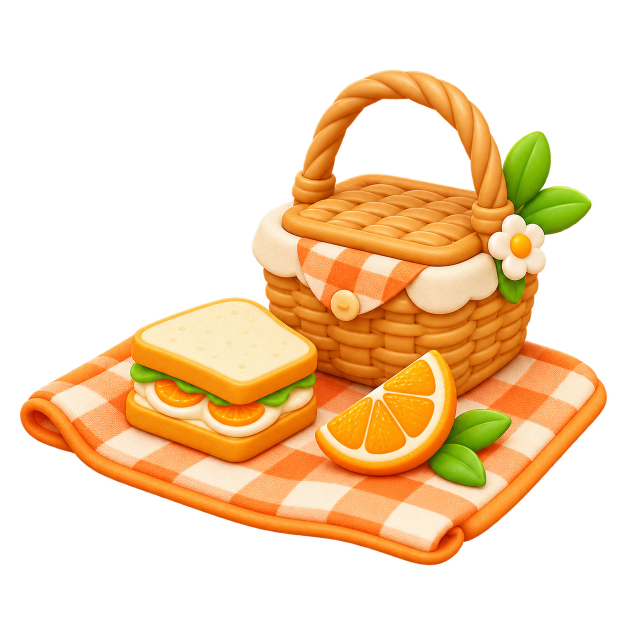
#> input picture assets/props/inventory/picnic-set.png, 1254 x 1254 px (shown at 1/2 size)
$ python -i prepare_v1_2_3_outfit_assets.py   (imports and definitions only)
#> lines starting #> are read from the running program, lines starting #| are printed output that depends on the picture
"""Normalize approved generated outfit cutouts into 512px RGBA runtime assets."""

from __future__ import annotations

import argparse
from pathlib import Path

from PIL import Image


CANVAS = 512
MARGIN = 26
ALPHA_CUTOFF = 24
OUTFIT_IDS = (
    "leaf-clip", "bow", "glasses", "top-hat",
    "headphones", "scarf", "crown", "halo",
)


def normalize(source_path: Path, output_path: Path) -> None:
#> called with source_path = '../assets/props/inventory/picnic-set.png', output_path = 'out.png'
    source = Image.open(source_path).convert("RGBA")
#> source is the input picture: PIL image 1254x1254 RGBA; mean R, G, B, A 91.4, 63.1, 29.6, 98
    alpha = source.getchannel("A")
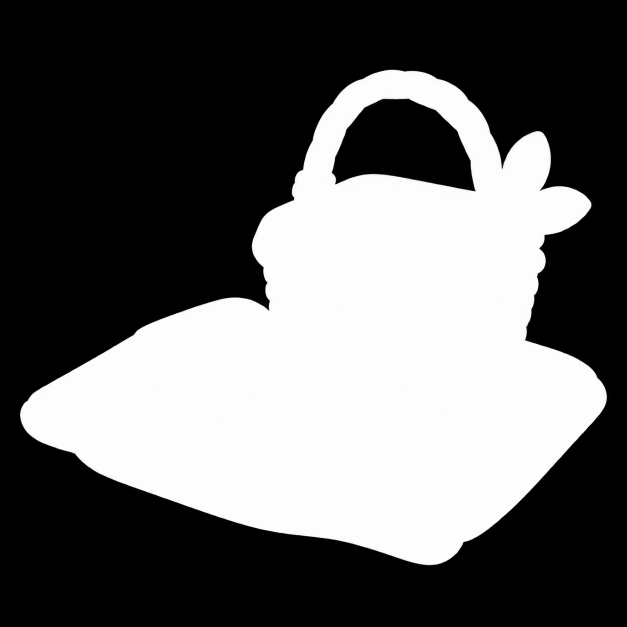
#> alpha: PIL image 1254x1254 L (shown at 1/2 size); min 0, max 255, mean 98
    alpha = alpha.point(lambda value: 0 if value < ALPHA_CUTOFF else value)
    source.putalpha(alpha)
    bounds = alpha.getbbox()
#> bounds = (40, 139, 1214, 1131)
    if bounds is None:
        raise ValueError(f"source has no visible pixels: {source_path}")
    subject = source.crop(bounds)
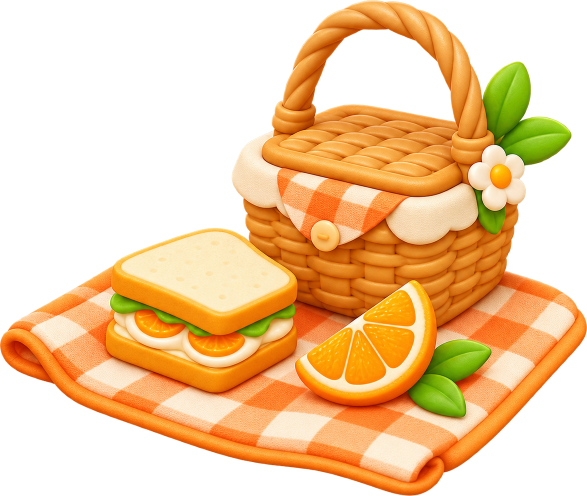
#> subject: PIL image 1174x992 RGBA (shown at 1/2 size); mean R, G, B, A 123.3, 85.1, 39.9, 132.2; transparent parts drawn white
    subject.thumbnail((CANVAS - MARGIN * 2, CANVAS - MARGIN * 2), Image.Resampling.LANCZOS)
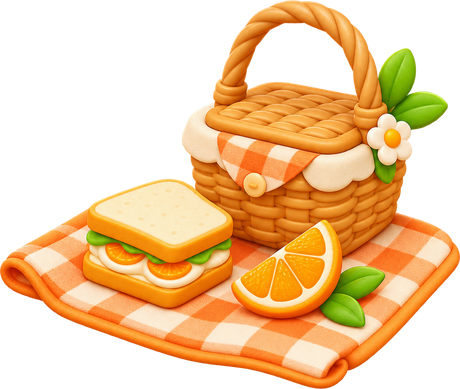
#> subject: PIL image 460x389 RGBA; mean R, G, B, A 123.1, 85.1, 40.1, 132.3; transparent parts drawn white
    canvas = Image.new("RGBA", (CANVAS, CANVAS), (0, 0, 0, 0))
#> canvas: PIL image 512x512 RGBA; every value is 0
    canvas.alpha_composite(subject, ((CANVAS - subject.width) // 2, (CANVAS - subject.height) // 2))
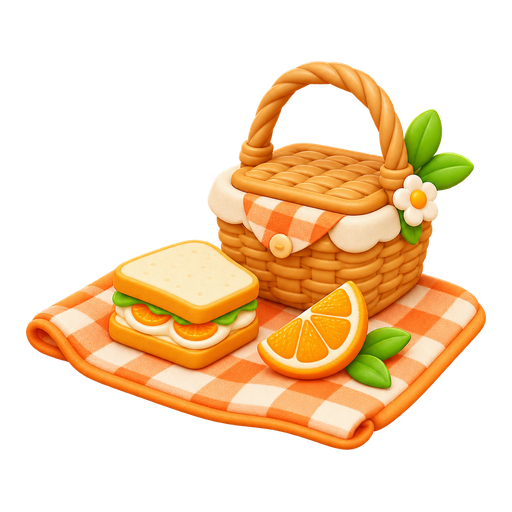
#> canvas: PIL image 512x512 RGBA; mean R, G, B, A 84, 58.1, 27.4, 90.3; transparent parts drawn white
#> (the run stopped early here; a loop or call above may not have finished)

$ run again, on assets/props/inventory/citrus-cookie.png
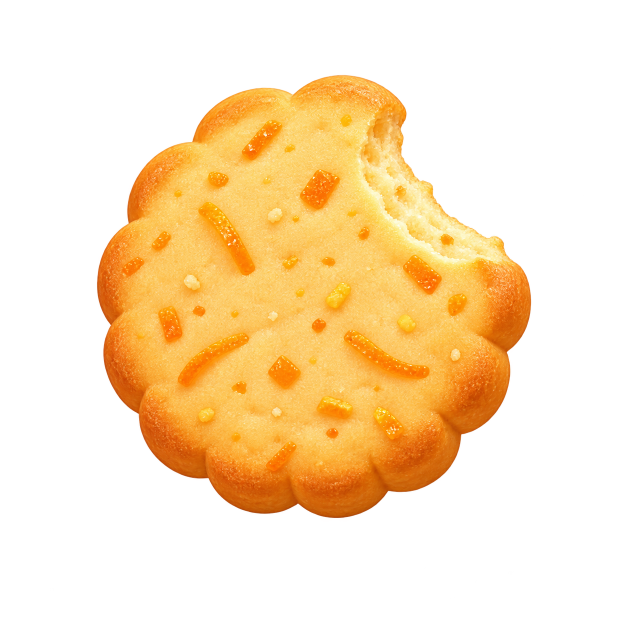
#> input picture assets/props/inventory/citrus-cookie.png, 1254 x 1254 px (shown at 1/2 size)
#> in normalize, source is the input picture: PIL image 1254x1254 RGBA; mean R, G, B, A 87, 61.6, 24.5, 88.3
#> in normalize, `alpha = source.getchannel("A")`:
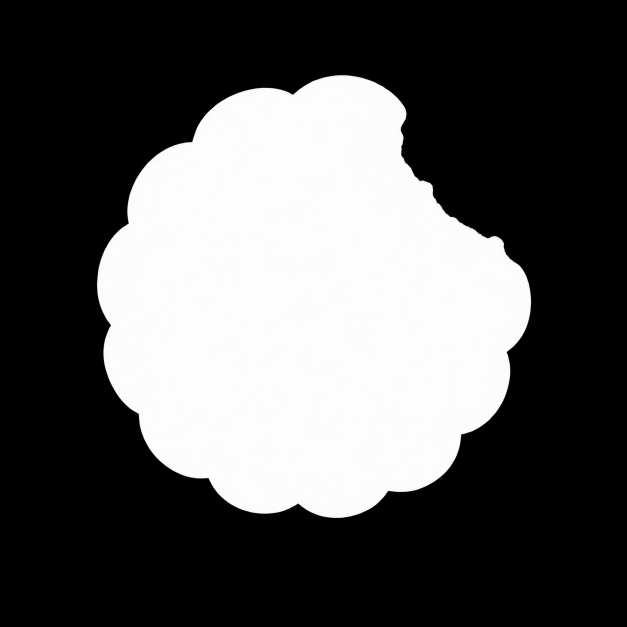
#> alpha: PIL image 1254x1254 L (shown at 1/2 size); min 0, max 255, mean 88.3
#> bounds = (194, 150, 1063, 1036)
#> in normalize, `canvas.alpha_composite(subject, ((CANVAS - subject.width) // 2, (CANVA..`:
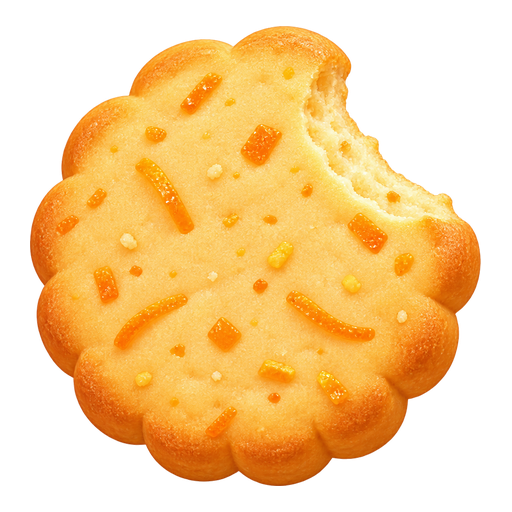
#> canvas: PIL image 512x512 RGBA; mean R, G, B, A 139.8, 99.2, 39.2, 142.7; transparent parts drawn white

$ run again, on assets/props/inventory/grooming-kit.png
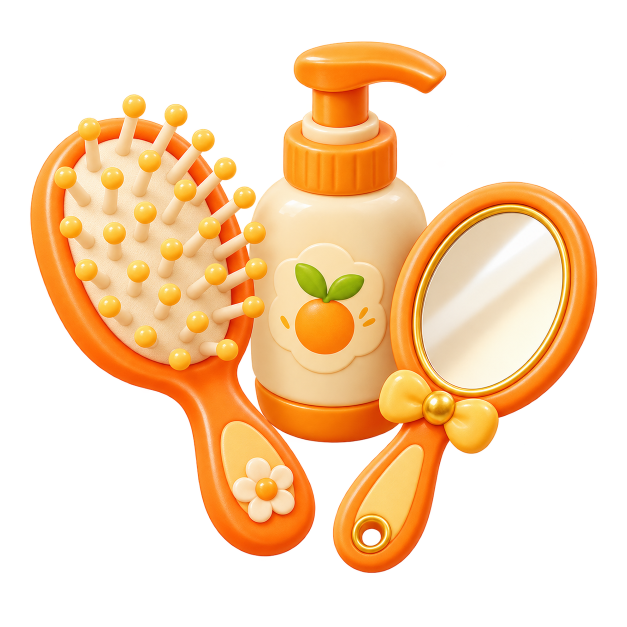
#> input picture assets/props/inventory/grooming-kit.png, 1254 x 1254 px (shown at 1/2 size)
#> in normalize, source is the input picture: PIL image 1254x1254 RGBA; mean R, G, B, A 107.6, 76, 41.8, 108.5
#> in normalize, `alpha = source.getchannel("A")`:
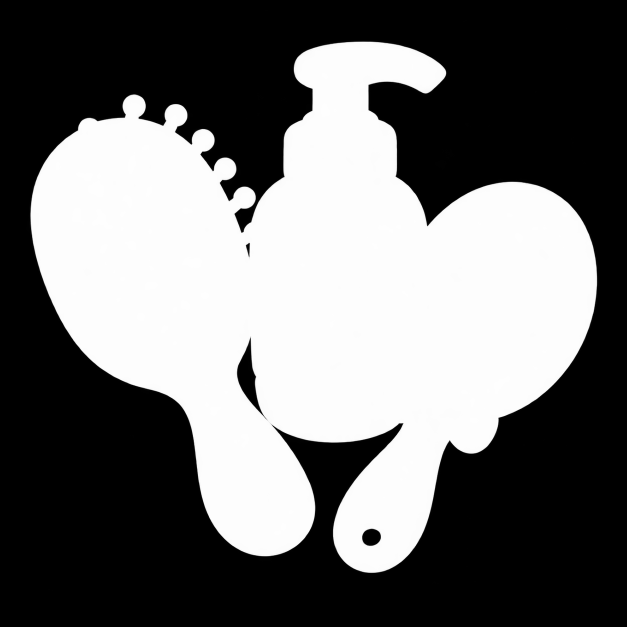
#> alpha: PIL image 1254x1254 L (shown at 1/2 size); min 0, max 255, mean 108.5
#> bounds = (60, 83, 1195, 1146)
#> in normalize, `canvas.alpha_composite(subject, ((CANVAS - subject.width) // 2, (CANVA..`:
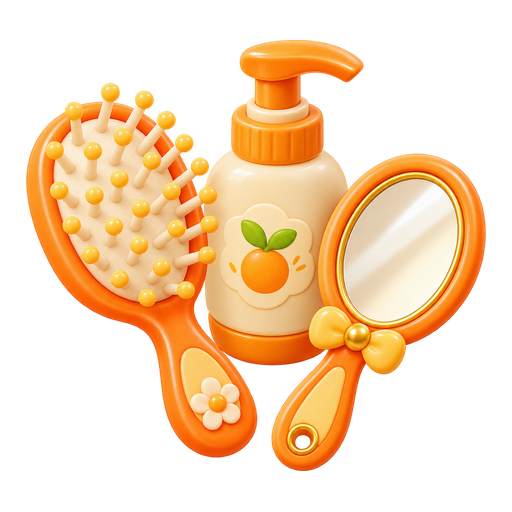
#> canvas: PIL image 512x512 RGBA; mean R, G, B, A 105.7, 74.4, 41, 106.9; transparent parts drawn white
